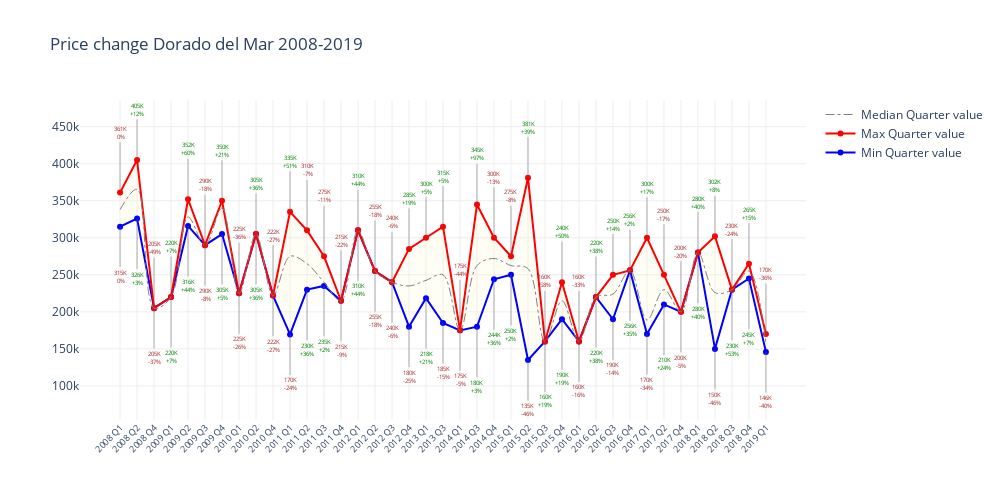

This figure's notebook cell:
### Code cell
fig = go.Figure()
fig.add_trace(go.Scatter(x= comps_quarters.index, 
                         y= comps_quarters['Price_min'],
                         mode='lines+markers',
                         marker_color='blue',
                         name = 'Min Quarter value',
                        ),
             )
fig.add_trace(go.Scatter(x= comps_quarters.index, 
                         y= comps_quarters['Price_max'],
                         mode='lines+markers',
                         marker_color='red',
                         name = 'Max Quarter value',
                         fill='tonexty',fillcolor='rgba(248, 245, 159, 0.1)'))
fig.add_trace(go.Scatter(x= comps_quarters.index, 
                         y= comps_quarters['Price_median'],
                         mode='lines',
                         name = 'Median Quarter value',
                         line = dict(shape = 'spline', width=1, dash='dashdot', color='grey')
                           ))
fig.update_layout(title_text='Price change Dorado del Mar 2008-2019',
                  width=1000, height=500, plot_bgcolor='rgba(0,0,0,0)', showlegend=True,
                  yaxis=dict(gridcolor='#EEEEEE', nticks=18),
                  xaxis=dict(tickangle=-45, gridcolor='#EEEEEE', 
                             tickfont=dict(size=9)))
fig.update_layout(annotations=annotations_min)
fig.show()

### Figure 1 — Plotly figure (JSON) as saved in the notebook; plotly's stock layout.template omitted (floating-point values rounded to 4 significant figures)
{"data": [{"marker": {"color": "blue"}, "mode": "lines+markers", "name": "Min Quarter value", "type": "scatter", "x": ["2008 Q1", "2008 Q2", "2008 Q4", "2009 Q1", "2009 Q2", "2009 Q3", "2009 Q4", "2010 Q1", "2010 Q2", "2010 Q4", "2011 Q1", "2011 Q2", "2011 Q3", "2011 Q4", "2012 Q1", "2012 Q2", "2012 Q3", "2012 Q4", "2013 Q1", "2013 Q3", "2014 Q1", "2014 Q3", "2014 Q4", "2015 Q1", "2015 Q2", "2015 Q3", "2015 Q4", "2016 Q1", "2016 Q2", "2016 Q3", "2016 Q4", "2017 Q1", "2017 Q2", "2017 Q4", "2018 Q1", "2018 Q2", "2018 Q3", "2018 Q4", "2019 Q1"], "y": [315000, 326000, 205000, 220000, 316000, 290000, 305000, 225000, 305000, 222000, 169500, 230000, 235000, 215000, 310000, 255000, 240000, 180000, 218500, 185000, 175000, 179900, 244000, 250000, 135000, 160000, 190000, 160000, 220000, 190000, 256000, 170000, 210000, 200000, 280000, 150000, 230000, 245000, 145900]}, {"fill": "tonexty", "fillcolor": "rgba(248, 245, 159, 0.1)", "marker": {"color": "red"}, "mode": "lines+markers", "name": "Max Quarter value", "type": "scatter", "x": ["2008 Q1", "2008 Q2", "2008 Q4", "2009 Q1", "2009 Q2", "2009 Q3", "2009 Q4", "2010 Q1", "2010 Q2", "2010 Q4", "2011 Q1", "2011 Q2", "2011 Q3", "2011 Q4", "2012 Q1", "2012 Q2", "2012 Q3", "2012 Q4", "2013 Q1", "2013 Q3", "2014 Q1", "2014 Q3", "2014 Q4", "2015 Q1", "2015 Q2", "2015 Q3", "2015 Q4", "2016 Q1", "2016 Q2", "2016 Q3", "2016 Q4", "2017 Q1", "2017 Q2", "2017 Q4", "2018 Q1", "2018 Q2", "2018 Q3", "2018 Q4", "2019 Q1"], "y": [361000, 405000, 205000, 220000, 352000, 290000, 350000, 225000, 305000, 222000, 335000, 310000, 275000, 215000, 310000, 255000, 240000, 285000, 300000, 315000, 175000, 345000, 300000, 275000, 381000, 160000, 240000, 160000, 220000, 250000, 256000, 300000, 250000, 200000, 280000, 302000, 230000, 265000, 170000]}, {"line": {"color": "grey", "dash": "dashdot", "shape": "spline", "width": 1}, "mode": "lines", "name": "Median Quarter value", "type": "scatter", "x": ["2008 Q1", "2008 Q2", "2008 Q4", "2009 Q1", "2009 Q2", "2009 Q3", "2009 Q4", "2010 Q1", "2010 Q2", "2010 Q4", "2011 Q1", "2011 Q2", "2011 Q3", "2011 Q4", "2012 Q1", "2012 Q2", "2012 Q3", "2012 Q4", "2013 Q1", "2013 Q3", "2014 Q1", "2014 Q3", "2014 Q4", "2015 Q1", "2015 Q2", "2015 Q3", "2015 Q4", "2016 Q1", "2016 Q2", "2016 Q3", "2016 Q4", "2017 Q1", "2017 Q2", "2017 Q4", "2018 Q1", "2018 Q2", "2018 Q3", "2018 Q4", "2019 Q1"], "y": [338000, 365500, 205000, 220000, 328000, 290000, 340000, 225000, 305000, 222000, 275000, 265000, 240000, 215000, 310000, 255000, 240000, 235000, 242550, 250000, 175000, 262450, 272000, 262500, 258300, 160000, 215000, 160000, 220000, 224000, 256000, 189000, 230000, 200000, 280000, 226000, 230000, 255000, 157950]}], "layout": {"annotations": [{"arrowcolor": "#616161", "arrowhead": 0, "arrowwidth": 0.5, "ax": 0, "ay": 50, "font": {"color": "brown", "size": 6}, "opacity": 1, "showarrow": true, "text": "315K<br>0%", "x": 0, "y": 315000}, {"arrowcolor": "#616161", "arrowhead": 0, "arrowwidth": 0.5, "ax": 0, "ay": 60, "font": {"color": "green", "size": 6}, "opacity": 1, "showarrow": true, "text": "326K<br>+3%", "x": 1, "y": 326000}, {"arrowcolor": "#616161", "arrowhead": 0, "arrowwidth": 0.5, "ax": 0, "ay": 50, "font": {"color": "brown", "size": 6}, "opacity": 1, "showarrow": true, "text": "205K<br>-37%", "x": 2, "y": 205000}, {"arrowcolor": "#616161", "arrowhead": 0, "arrowwidth": 0.5, "ax": 0, "ay": 60, "font": {"color": "green", "size": 6}, "opacity": 1, "showarrow": true, "text": "220K<br>+7%", "x": 3, "y": 220000}, {"arrowcolor": "#616161", "arrowhead": 0, "arrowwidth": 0.5, "ax": 0, "ay": 60, "font": {"color": "green", "size": 6}, "opacity": 1, "showarrow": true, "text": "316K<br>+44%", "x": 4, "y": 316000}, {"arrowcolor": "#616161", "arrowhead": 0, "arrowwidth": 0.5, "ax": 0, "ay": 50, "font": {"color": "brown", "size": 6}, "opacity": 1, "showarrow": true, "text": "290K<br>-8%", "x": 5, "y": 290000}, {"arrowcolor": "#616161", "arrowhead": 0, "arrowwidth": 0.5, "ax": 0, "ay": 60, "font": {"color": "green", "size": 6}, "opacity": 1, "showarrow": true, "text": "305K<br>+5%", "x": 6, "y": 305000}, {"arrowcolor": "#616161", "arrowhead": 0, "arrowwidth": 0.5, "ax": 0, "ay": 50, "font": {"color": "brown", "size": 6}, "opacity": 1, "showarrow": true, "text": "225K<br>-26%", "x": 7, "y": 225000}, {"arrowcolor": "#616161", "arrowhead": 0, "arrowwidth": 0.5, "ax": 0, "ay": 60, "font": {"color": "green", "size": 6}, "opacity": 1, "showarrow": true, "text": "305K<br>+36%", "x": 8, "y": 305000}, {"arrowcolor": "#616161", "arrowhead": 0, "arrowwidth": 0.5, "ax": 0, "ay": 50, "font": {"color": "brown", "size": 6}, "opacity": 1, "showarrow": true, "text": "222K<br>-27%", "x": 9, "y": 222000}, {"arrowcolor": "#616161", "arrowhead": 0, "arrowwidth": 0.5, "ax": 0, "ay": 50, "font": {"color": "brown", "size": 6}, "opacity": 1, "showarrow": true, "text": "170K<br>-24%", "x": 10, "y": 169500}, {"arrowcolor": "#616161", "arrowhead": 0, "arrowwidth": 0.5, "ax": 0, "ay": 60, "font": {"color": "green", "size": 6}, "opacity": 1, "showarrow": true, "text": "230K<br>+36%", "x": 11, "y": 230000}, {"arrowcolor": "#616161", "arrowhead": 0, "arrowwidth": 0.5, "ax": 0, "ay": 60, "font": {"color": "green", "size": 6}, "opacity": 1, "showarrow": true, "text": "235K<br>+2%", "x": 12, "y": 235000}, {"arrowcolor": "#616161", "arrowhead": 0, "arrowwidth": 0.5, "ax": 0, "ay": 50, "font": {"color": "brown", "size": 6}, "opacity": 1, "showarrow": true, "text": "215K<br>-9%", "x": 13, "y": 215000}, {"arrowcolor": "#616161", "arrowhead": 0, "arrowwidth": 0.5, "ax": 0, "ay": 60, "font": {"color": "green", "size": 6}, "opacity": 1, "showarrow": true, "text": "310K<br>+44%", "x": 14, "y": 310000}, {"arrowcolor": "#616161", "arrowhead": 0, "arrowwidth": 0.5, "ax": 0, "ay": 50, "font": {"color": "brown", "size": 6}, "opacity": 1, "showarrow": true, "text": "255K<br>-18%", "x": 15, "y": 255000}, {"arrowcolor": "#616161", "arrowhead": 0, "arrowwidth": 0.5, "ax": 0, "ay": 50, "font": {"color": "brown", "size": 6}, "opacity": 1, "showarrow": true, "text": "240K<br>-6%", "x": 16, "y": 240000}, {"arrowcolor": "#616161", "arrowhead": 0, "arrowwidth": 0.5, "ax": 0, "ay": 50, "font": {"color": "brown", "size": 6}, "opacity": 1, "showarrow": true, "text": "180K<br>-25%", "x": 17, "y": 180000}, {"arrowcolor": "#616161", "arrowhead": 0, "arrowwidth": 0.5, "ax": 0, "ay": 60, "font": {"color": "green", "size": 6}, "opacity": 1, "showarrow": true, "text": "218K<br>+21%", "x": 18, "y": 218500}, {"arrowcolor": "#616161", "arrowhead": 0, "arrowwidth": 0.5, "ax": 0, "ay": 50, "font": {"color": "brown", "size": 6}, "opacity": 1, "showarrow": true, "text": "185K<br>-15%", "x": 19, "y": 185000}, {"arrowcolor": "#616161", "arrowhead": 0, "arrowwidth": 0.5, "ax": 0, "ay": 50, "font": {"color": "brown", "size": 6}, "opacity": 1, "showarrow": true, "text": "175K<br>-5%", "x": 20, "y": 175000}, {"arrowcolor": "#616161", "arrowhead": 0, "arrowwidth": 0.5, "ax": 0, "ay": 60, "font": {"color": "green", "size": 6}, "opacity": 1, "showarrow": true, "text": "180K<br>+3%", "x": 21, "y": 179900}, {"arrowcolor": "#616161", "arrowhead": 0, "arrowwidth": 0.5, "ax": 0, "ay": 60, "font": {"color": "green", "size": 6}, "opacity": 1, "showarrow": true, "text": "244K<br>+36%", "x": 22, "y": 244000}, {"arrowcolor": "#616161", "arrowhead": 0, "arrowwidth": 0.5, "ax": 0, "ay": 60, "font": {"color": "green", "size": 6}, "opacity": 1, "showarrow": true, "text": "250K<br>+2%", "x": 23, "y": 250000}, {"arrowcolor": "#616161", "arrowhead": 0, "arrowwidth": 0.5, "ax": 0, "ay": 50, "font": {"color": "brown", "size": 6}, "opacity": 1, "showarrow": true, "text": "135K<br>-46%", "x": 24, "y": 135000}, {"arrowcolor": "#616161", "arrowhead": 0, "arrowwidth": 0.5, "ax": 0, "ay": 60, "font": {"color": "green", "size": 6}, "opacity": 1, "showarrow": true, "text": "160K<br>+19%", "x": 25, "y": 160000}, {"arrowcolor": "#616161", "arrowhead": 0, "arrowwidth": 0.5, "ax": 0, "ay": 60, "font": {"color": "green", "size": 6}, "opacity": 1, "showarrow": true, "text": "190K<br>+19%", "x": 26, "y": 190000}, {"arrowcolor": "#616161", "arrowhead": 0, "arrowwidth": 0.5, "ax": 0, "ay": 50, "font": {"color": "brown", "size": 6}, "opacity": 1, "showarrow": true, "text": "160K<br>-16%", "x": 27, "y": 160000}, {"arrowcolor": "#616161", "arrowhead": 0, "arrowwidth": 0.5, "ax": 0, "ay": 60, "font": {"color": "green", "size": 6}, "opacity": 1, "showarrow": true, "text": "220K<br>+38%", "x": 28, "y": 220000}, {"arrowcolor": "#616161", "arrowhead": 0, "arrowwidth": 0.5, "ax": 0, "ay": 50, "font": {"color": "brown", "size": 6}, "opacity": 1, "showarrow": true, "text": "190K<br>-14%", "x": 29, "y": 190000}, {"arrowcolor": "#616161", "arrowhead": 0, "arrowwidth": 0.5, "ax": 0, "ay": 60, "font": {"color": "green", "size": 6}, "opacity": 1, "showarrow": true, "text": "256K<br>+35%", "x": 30, "y": 256000}, {"arrowcolor": "#616161", "arrowhead": 0, "arrowwidth": 0.5, "ax": 0, "ay": 50, "font": {"color": "brown", "size": 6}, "opacity": 1, "showarrow": true, "text": "170K<br>-34%", "x": 31, "y": 170000}, {"arrowcolor": "#616161", "arrowhead": 0, "arrowwidth": 0.5, "ax": 0, "ay": 60, "font": {"color": "green", "size": 6}, "opacity": 1, "showarrow": true, "text": "210K<br>+24%", "x": 32, "y": 210000}, {"arrowcolor": "#616161", "arrowhead": 0, "arrowwidth": 0.5, "ax": 0, "ay": 50, "font": {"color": "brown", "size": 6}, "opacity": 1, "showarrow": true, "text": "200K<br>-5%", "x": 33, "y": 200000}, {"arrowcolor": "#616161", "arrowhead": 0, "arrowwidth": 0.5, "ax": 0, "ay": 60, "font": {"color": "green", "size": 6}, "opacity": 1, "showarrow": true, "text": "280K<br>+40%", "x": 34, "y": 280000}, {"arrowcolor": "#616161", "arrowhead": 0, "arrowwidth": 0.5, "ax": 0, "ay": 50, "font": {"color": "brown", "size": 6}, "opacity": 1, "showarrow": true, "text": "150K<br>-46%", "x": 35, "y": 150000}, {"arrowcolor": "#616161", "arrowhead": 0, "arrowwidth": 0.5, "ax": 0, "ay": 60, "font": {"color": "green", "size": 6}, "opacity": 1, "showarrow": true, "text": "230K<br>+53%", "x": 36, "y": 230000}, {"arrowcolor": "#616161", "arrowhead": 0, "arrowwidth": 0.5, "ax": 0, "ay": 60, "font": {"color": "green", "size": 6}, "opacity": 1, "showarrow": true, "text": "245K<br>+7%", "x": 37, "y": 245000}, {"arrowcolor": "#616161", "arrowhead": 0, "arrowwidth": 0.5, "ax": 0, "ay": 50, "font": {"color": "brown", "size": 6}, "opacity": 1, "showarrow": true, "text": "146K<br>-40%", "x": 38, "y": 145900}, {"arrowcolor": "#616161", "arrowhead": 0, "arrowwidth": 0.5, "ax": 0, "ay": -60, "font": {"color": "brown", "size": 6}, "opacity": 1, "showarrow": true, "text": "361K<br>0%", "x": 0, "y": 361000}, {"arrowcolor": "#616161", "arrowhead": 0, "arrowwidth": 0.5, "ax": 0, "ay": -50, "font": {"color": "green", "size": 6}, "opacity": 1, "showarrow": true, "text": "405K<br>+12%", "x": 1, "y": 405000}, {"arrowcolor": "#616161", "arrowhead": 0, "arrowwidth": 0.5, "ax": 0, "ay": -60, "font": {"color": "brown", "size": 6}, "opacity": 1, "showarrow": true, "text": "205K<br>-49%", "x": 2, "y": 205000}, {"arrowcolor": "#616161", "arrowhead": 0, "arrowwidth": 0.5, "ax": 0, "ay": -50, "font": {"color": "green", "size": 6}, "opacity": 1, "showarrow": true, "text": "220K<br>+7%", "x": 3, "y": 220000}, {"arrowcolor": "#616161", "arrowhead": 0, "arrowwidth": 0.5, "ax": 0, "ay": -50, "font": {"color": "green", "size": 6}, "opacity": 1, "showarrow": true, "text": "352K<br>+60%", "x": 4, "y": 352000}, {"arrowcolor": "#616161", "arrowhead": 0, "arrowwidth": 0.5, "ax": 0, "ay": -60, "font": {"color": "brown", "size": 6}, "opacity": 1, "showarrow": true, "text": "290K<br>-18%", "x": 5, "y": 290000}, {"arrowcolor": "#616161", "arrowhead": 0, "arrowwidth": 0.5, "ax": 0, "ay": -50, "font": {"color": "green", "size": 6}, "opacity": 1, "showarrow": true, "text": "350K<br>+21%", "x": 6, "y": 350000}, {"arrowcolor": "#616161", "arrowhead": 0, "arrowwidth": 0.5, "ax": 0, "ay": -60, "font": {"color": "brown", "size": 6}, "opacity": 1, "showarrow": true, "text": "225K<br>-36%", "x": 7, "y": 225000}, {"arrowcolor": "#616161", "arrowhead": 0, "arrowwidth": 0.5, "ax": 0, "ay": -50, "font": {"color": "green", "size": 6}, "opacity": 1, "showarrow": true, "text": "305K<br>+36%", "x": 8, "y": 305000}, {"arrowcolor": "#616161", "arrowhead": 0, "arrowwidth": 0.5, "ax": 0, "ay": -60, "font": {"color": "brown", "size": 6}, "opacity": 1, "showarrow": true, "text": "222K<br>-27%", "x": 9, "y": 222000}, {"arrowcolor": "#616161", "arrowhead": 0, "arrowwidth": 0.5, "ax": 0, "ay": -50, "font": {"color": "green", "size": 6}, "opacity": 1, "showarrow": true, "text": "335K<br>+51%", "x": 10, "y": 335000}, {"arrowcolor": "#616161", "arrowhead": 0, "arrowwidth": 0.5, "ax": 0, "ay": -60, "font": {"color": "brown", "size": 6}, "opacity": 1, "showarrow": true, "text": "310K<br>-7%", "x": 11, "y": 310000}, {"arrowcolor": "#616161", "arrowhead": 0, "arrowwidth": 0.5, "ax": 0, "ay": -60, "font": {"color": "brown", "size": 6}, "opacity": 1, "showarrow": true, "text": "275K<br>-11%", "x": 12, "y": 275000}, {"arrowcolor": "#616161", "arrowhead": 0, "arrowwidth": 0.5, "ax": 0, "ay": -60, "font": {"color": "brown", "size": 6}, "opacity": 1, "showarrow": true, "text": "215K<br>-22%", "x": 13, "y": 215000}, {"arrowcolor": "#616161", "arrowhead": 0, "arrowwidth": 0.5, "ax": 0, "ay": -50, "font": {"color": "green", "size": 6}, "opacity": 1, "showarrow": true, "text": "310K<br>+44%", "x": 14, "y": 310000}, {"arrowcolor": "#616161", "arrowhead": 0, "arrowwidth": 0.5, "ax": 0, "ay": -60, "font": {"color": "brown", "size": 6}, "opacity": 1, "showarrow": true, "text": "255K<br>-18%", "x": 15, "y": 255000}, {"arrowcolor": "#616161", "arrowhead": 0, "arrowwidth": 0.5, "ax": 0, "ay": -60, "font": {"color": "brown", "size": 6}, "opacity": 1, "showarrow": true, "text": "240K<br>-6%", "x": 16, "y": 240000}, {"arrowcolor": "#616161", "arrowhead": 0, "arrowwidth": 0.5, "ax": 0, "ay": -50, "font": {"color": "green", "size": 6}, "opacity": 1, "showarrow": true, "text": "285K<br>+19%", "x": 17, "y": 285000}, {"arrowcolor": "#616161", "arrowhead": 0, "arrowwidth": 0.5, "ax": 0, "ay": -50, "font": {"color": "green", "size": 6}, "opacity": 1, "showarrow": true, "text": "300K<br>+5%", "x": 18, "y": 300000}, {"arrowcolor": "#616161", "arrowhead": 0, "arrowwidth": 0.5, "ax": 0, "ay": -50, "font": {"color": "green", "size": 6}, "opacity": 1, "showarrow": true, "text": "315K<br>+5%", "x": 19, "y": 315000}, {"arrowcolor": "#616161", "arrowhead": 0, "arrowwidth": 0.5, "ax": 0, "ay": -60, "font": {"color": "brown", "size": 6}, "opacity": 1, "showarrow": true, "text": "175K<br>-44%", "x": 20, "y": 175000}, {"arrowcolor": "#616161", "arrowhead": 0, "arrowwidth": 0.5, "ax": 0, "ay": -50, "font": {"color": "green", "size": 6}, "opacity": 1, "showarrow": true, "text": "345K<br>+97%", "x": 21, "y": 345000}, {"arrowcolor": "#616161", "arrowhead": 0, "arrowwidth": 0.5, "ax": 0, "ay": -60, "font": {"color": "brown", "size": 6}, "opacity": 1, "showarrow": true, "text": "300K<br>-13%", "x": 22, "y": 300000}, {"arrowcolor": "#616161", "arrowhead": 0, "arrowwidth": 0.5, "ax": 0, "ay": -60, "font": {"color": "brown", "size": 6}, "opacity": 1, "showarrow": true, "text": "275K<br>-8%", "x": 23, "y": 275000}, {"arrowcolor": "#616161", "arrowhead": 0, "arrowwidth": 0.5, "ax": 0, "ay": -50, "font": {"color": "green", "size": 6}, "opacity": 1, "showarrow": true, "text": "381K<br>+39%", "x": 24, "y": 381000}, {"arrowcolor": "#616161", "arrowhead": 0, "arrowwidth": 0.5, "ax": 0, "ay": -60, "font": {"color": "brown", "size": 6}, "opacity": 1, "showarrow": true, "text": "160K<br>-58%", "x": 25, "y": 160000}, {"arrowcolor": "#616161", "arrowhead": 0, "arrowwidth": 0.5, "ax": 0, "ay": -50, "font": {"color": "green", "size": 6}, "opacity": 1, "showarrow": true, "text": "240K<br>+50%", "x": 26, "y": 240000}, {"arrowcolor": "#616161", "arrowhead": 0, "arrowwidth": 0.5, "ax": 0, "ay": -60, "font": {"color": "brown", "size": 6}, "opacity": 1, "showarrow": true, "text": "160K<br>-33%", "x": 27, "y": 160000}, {"arrowcolor": "#616161", "arrowhead": 0, "arrowwidth": 0.5, "ax": 0, "ay": -50, "font": {"color": "green", "size": 6}, "opacity": 1, "showarrow": true, "text": "220K<br>+38%", "x": 28, "y": 220000}, {"arrowcolor": "#616161", "arrowhead": 0, "arrowwidth": 0.5, "ax": 0, "ay": -50, "font": {"color": "green", "size": 6}, "opacity": 1, "showarrow": true, "text": "250K<br>+14%", "x": 29, "y": 250000}, {"arrowcolor": "#616161", "arrowhead": 0, "arrowwidth": 0.5, "ax": 0, "ay": -50, "font": {"color": "green", "size": 6}, "opacity": 1, "showarrow": true, "text": "256K<br>+2%", "x": 30, "y": 256000}, {"arrowcolor": "#616161", "arrowhead": 0, "arrowwidth": 0.5, "ax": 0, "ay": -50, "font": {"color": "green", "size": 6}, "opacity": 1, "showarrow": true, "text": "300K<br>+17%", "x": 31, "y": 300000}, {"arrowcolor": "#616161", "arrowhead": 0, "arrowwidth": 0.5, "ax": 0, "ay": -60, "font": {"color": "brown", "size": 6}, "opacity": 1, "showarrow": true, "text": "250K<br>-17%", "x": 32, "y": 250000}, {"arrowcolor": "#616161", "arrowhead": 0, "arrowwidth": 0.5, "ax": 0, "ay": -60, "font": {"color": "brown", "size": 6}, "opacity": 1, "showarrow": true, "text": "200K<br>-20%", "x": 33, "y": 200000}, {"arrowcolor": "#616161", "arrowhead": 0, "arrowwidth": 0.5, "ax": 0, "ay": -50, "font": {"color": "green", "size": 6}, "opacity": 1, "showarrow": true, "text": "280K<br>+40%", "x": 34, "y": 280000}, {"arrowcolor": "#616161", "arrowhead": 0, "arrowwidth": 0.5, "ax": 0, "ay": -50, "font": {"color": "green", "size": 6}, "opacity": 1, "showarrow": true, "text": "302K<br>+8%", "x": 35, "y": 302000}, {"arrowcolor": "#616161", "arrowhead": 0, "arrowwidth": 0.5, "ax": 0, "ay": -60, "font": {"color": "brown", "size": 6}, "opacity": 1, "showarrow": true, "text": "230K<br>-24%", "x": 36, "y": 230000}, {"arrowcolor": "#616161", "arrowhead": 0, "arrowwidth": 0.5, "ax": 0, "ay": -50, "font": {"color": "green", "size": 6}, "opacity": 1, "showarrow": true, "text": "265K<br>+15%", "x": 37, "y": 265000}, {"arrowcolor": "#616161", "arrowhead": 0, "arrowwidth": 0.5, "ax": 0, "ay": -60, "font": {"color": "brown", "size": 6}, "opacity": 1, "showarrow": true, "text": "170K<br>-36%", "x": 38, "y": 170000}], "height": 500, "plot_bgcolor": "rgba(0,0,0,0)", "showlegend": true, "title": {"text": "Price change Dorado del Mar 2008-2019"}, "width": 1000, "xaxis": {"gridcolor": "#EEEEEE", "tickangle": -45, "tickfont": {"size": 9}}, "yaxis": {"gridcolor": "#EEEEEE", "nticks": 18}}}
